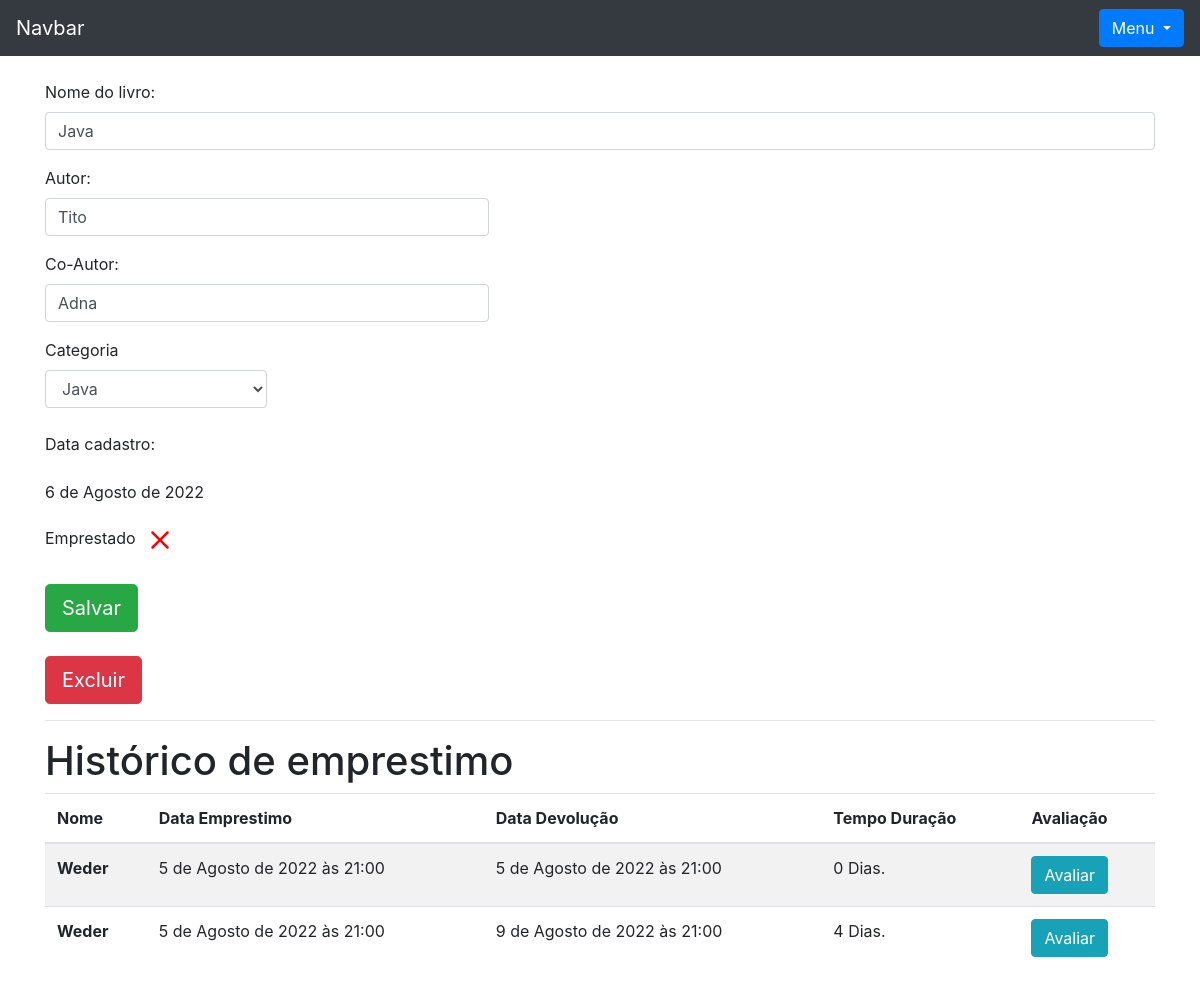
The page /livro/ver_livros/4 (signed in) on the database its author committed.
### livro/models.py (models this page shows, shortened)
class Livros(models.Model):
    nome = models.CharField(max_length = 100)
    autor = models.CharField(max_length = 30)
    co_autor = models.CharField(max_length = 30, blank = True)
    data_cadastro = models.DateField(default = date.today)
    emprestado = models.BooleanField(default = False)
    categoria = models.ForeignKey(Categoria, on_delete=models.DO_NOTHING)
    usuario =  models.ForeignKey(Usuario, on_delete=models.DO_NOTHING)
    class Meta:
        verbose_name = 'Livro'

class Emprestimos(models.Model):
    choices = (
        ('P', 'Péssimo'),
        ('R', 'Ruim'),
        ('B', 'Bom'),
        ('O', 'Ótimo')
    )
    nome_emprestado = models.ForeignKey(Usuario, on_delete=models.DO_NOTHING, blank = True, null = True)
    nome_emprestado_anonimo = models.CharField(max_length = 30, blank = True, null = True)
    data_emprestimo = models.DateTimeField(default=datetime.datetime.now())
    data_devolucao = models.DateTimeField(blank = True, null = True)
    livro = models.ForeignKey(Livros, on_delete=models.DO_NOTHING)
    avaliacao = models.CharField(max_length=1, choices=choices, null=True, blank=True)

### usuarios/models.py (models this page shows)
class Usuario(models.Model):
    nome = models.CharField(max_length=30)
    email = models.EmailField()
    senha = models.CharField(max_length=64)
    def __str__(self) -> str:
        return self.nome

### livro/views.py (the view)
def ver_livros(request, id):
    if request.session.get('usuario'):
        livro = Livros.objects.get(id=id)
        if request.session.get('usuario') == livro.usuario.id:
            usuario = Usuario.objects.get(id = request.session['usuario'])
            categoria_livro = Categoria.objects.filter(usuario = request.session.get('usuario'))
            emprestimos = Emprestimos.objects.filter(livro = livro)
            form = CadastroLivro()
            form.fields['usuario'].initial = request.session['usuario']
            form.fields['categoria'].queryset = Categoria.objects.filter(usuario = usuario)
            form_categoria = CategoriaLivro()
            usuarios = Usuario.objects.all()
            livros_emprestar = Livros.objects.filter(usuario = usuario).filter(emprestado = False)
            livros_emprestados = Livros.objects.filter(usuario = usuario).filter(emprestado = True)
            return render(request, 'ver_livro.html', {'livro': livro, 'categoria_livro': categoria_livro, 'emprestimos': emprestimos,
            'usuario_logado': request.session.get('usuario'), 'form': form, 'id_livro':id, 'form_categoria': form_categoria, 'usuarios': usuarios, 'livros_emprestar': livros_emprestar, 'livros_emprestados': livros_emprestados})
        else:
            return
    return redirect('/auth/login/?status=2')

### livro/forms.py
class CadastroLivro(forms.ModelForm):
    class Meta:
        model = Livros
        fields = "__all__"
    def __init__(self, *args, **kwargs):
        super().__init__(*args, **kwargs)
        self.fields['usuario'].widget = forms.HiddenInput()

class CategoriaLivro(forms.Form):
    nome = forms.CharField(max_length=30)
    descricao = forms.CharField(max_length=60)
    def __init__(self, *args, **kwargs):
        super().__init__(*args, **kwargs)
        self.fields['descricao'].widget = forms.Textarea()

### livro/models.py (called while the page is built)
    def __str__(self) -> str:
            return self.nome

### livro/templatetags/filtros.py (called while the page is built)
@register.filter
def mostra_duracao(value1, value2):
    if all((isinstance(value1, datetime), isinstance(value2, datetime))):
        dias = (value1 - value2).days
        texto = 'Dias'
        if dias == 1:
            texto = 'Dia'
        return f"{dias} {texto}."
    return "Ainda não foi devolvido!"

### livro/templates/ver_livro.html (shortened to what this page needs)
{% extends 'base.html' %}
{% load filtros %}
{% block 'conteudo' %}
<div class="container">
    <br>
    <form action="{% url 'alterar_livro' %}" method="POST">
        <p>
            <label> Nome do livro:</label>
            <input class="form-control" type="text" value="{{livro.nome}}" name="nome_livro">
        </p>
        <p>
            <label> Autor:</label>
            <input style="width:40%;" class="form-control" type="text" value="{{livro.autor}}" name="autor">
        </p>
        <p>
            <label> Co-Autor:</label>
            <input style="width:40%;" class="form-control" type="text" value="{{livro.co_autor}}" name="co_autor">
        </p>
        <label>Categoria</label>
        <select style="width:20%;" class="form-control" name="categoria_id">
            {% for i in categoria_livro %}
                {% if livro.categoria == i %}
                    <option value="{{i.id}}" selected>{{i}}</option>
                    {% else %}
                    <option value="{{i.id}}" >{{i}}</option>
                {% endif %}
            {% endfor %}
        </select>
        <br>
        <p>
            <label> Data cadastro:</label>
           <p>{{livro.data_cadastro}}</p>
        </p>
        <label>Emprestado</label>
        <br>
        <br>
        <input type="submit" class="btn btn-success btn-lg" value="Salvar">
    </form>
    <br>
    <button type="button" class="btn btn-danger btn-lg" data-toggle="modal" data-target="#exampleModal2">
    Excluir
    </button>
    <hr>
    <h1>Histórico de emprestimo</h1>
    <table class="table table-striped table-striped">
        <thead>
          <tr>
            <th scope="col">Nome</th>
            <th scope="col">Data Emprestimo</th>
            <th scope="col">Data Devolução</th>
            <th scope="col">Tempo Duração</th>
            <th scope="col">Avaliação</th>
          </tr>
        </thead>
        <tbody>
            {% for i in emprestimos %}
                <tr>
                    {% if i.nome_emprestado_anonimo == None %}
                        <th scope="row">{{i.nome_emprestado}}</th>
                    {% else %}
                        <th scope="row">{{i.nome_emprestado_anonimo}}</th>
                    {% endif %}
                    <td>{{i.data_emprestimo}}</td>
                    <td>{{i.data_devolucao}}</td>
                    <td>{{ i.data_devolucao|mostra_duracao:i.data_emprestimo}}</td>
                    <td>
                      {% if i.avaliacao == None and i.data_devolucao != None %}
                      <button onclick="avaliacao ({{i.id}})"  class="btn btn-info" data-toggle="modal" data-target="#exampleModal1">Avaliar</button>
                      {% endif %}
                    </td>
                </tr>
            {% endfor %}
        </tbody>
      </table>
</div>
{% endblock %}

### rows shown on the page
Livros: nome_livro "Java", autor "Tito", co_autor "Adna", data_cadastro "6 de Agosto de 2022"
Emprestimos: nome_emprestado "Weder", data_emprestimo "5 de Agosto de 2022 às 21:00", data_devolucao "5 de Agosto de 2022 às 21:00", data_devolucao|mostra_duracao "0 Dias."
Emprestimos: nome_emprestado "Weder", data_emprestimo "5 de Agosto de 2022 às 21:00", data_devolucao "9 de Agosto de 2022 às 21:00", data_devolucao|mostra_duracao "4 Dias."

### other values the page prints
form field categoria_id "Java"
